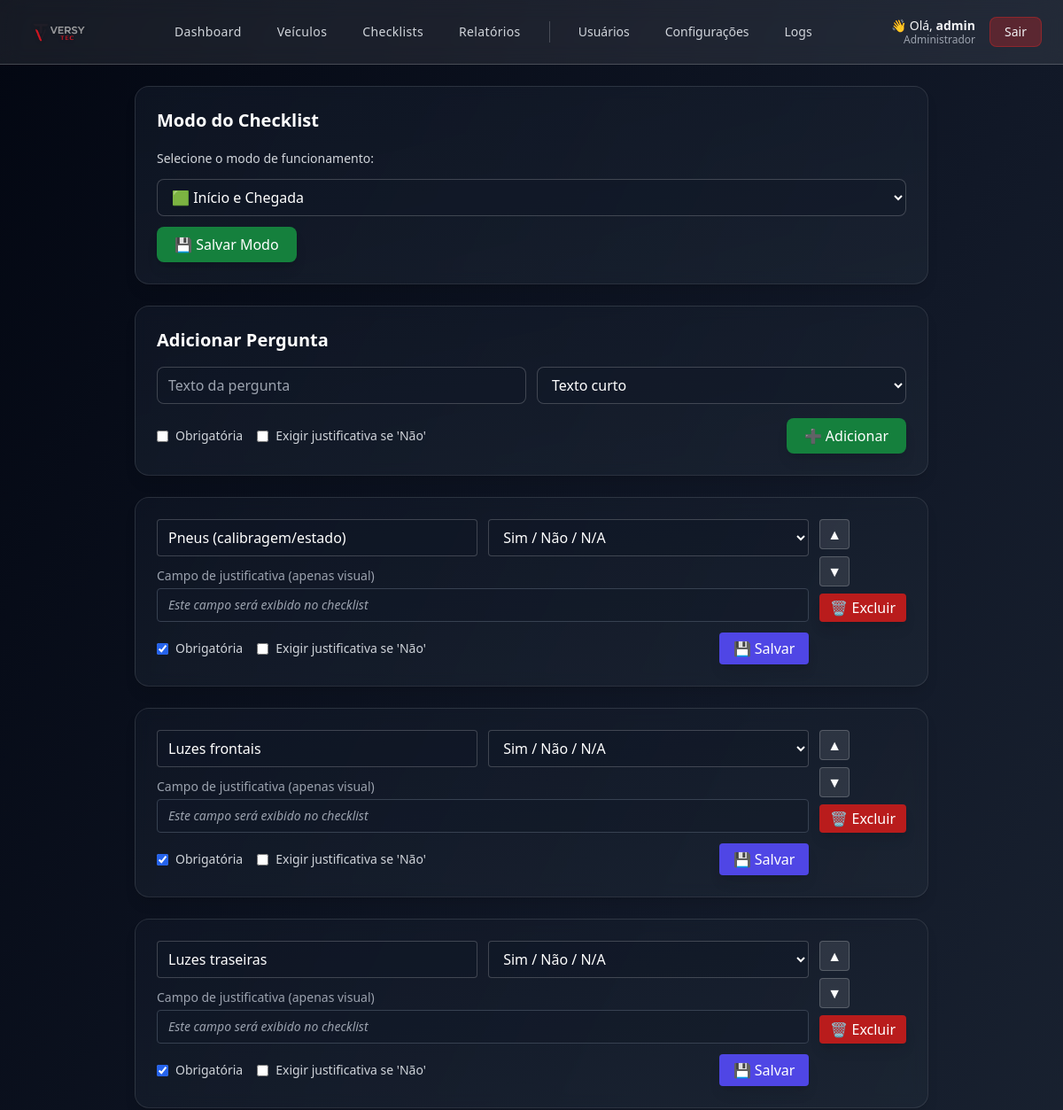
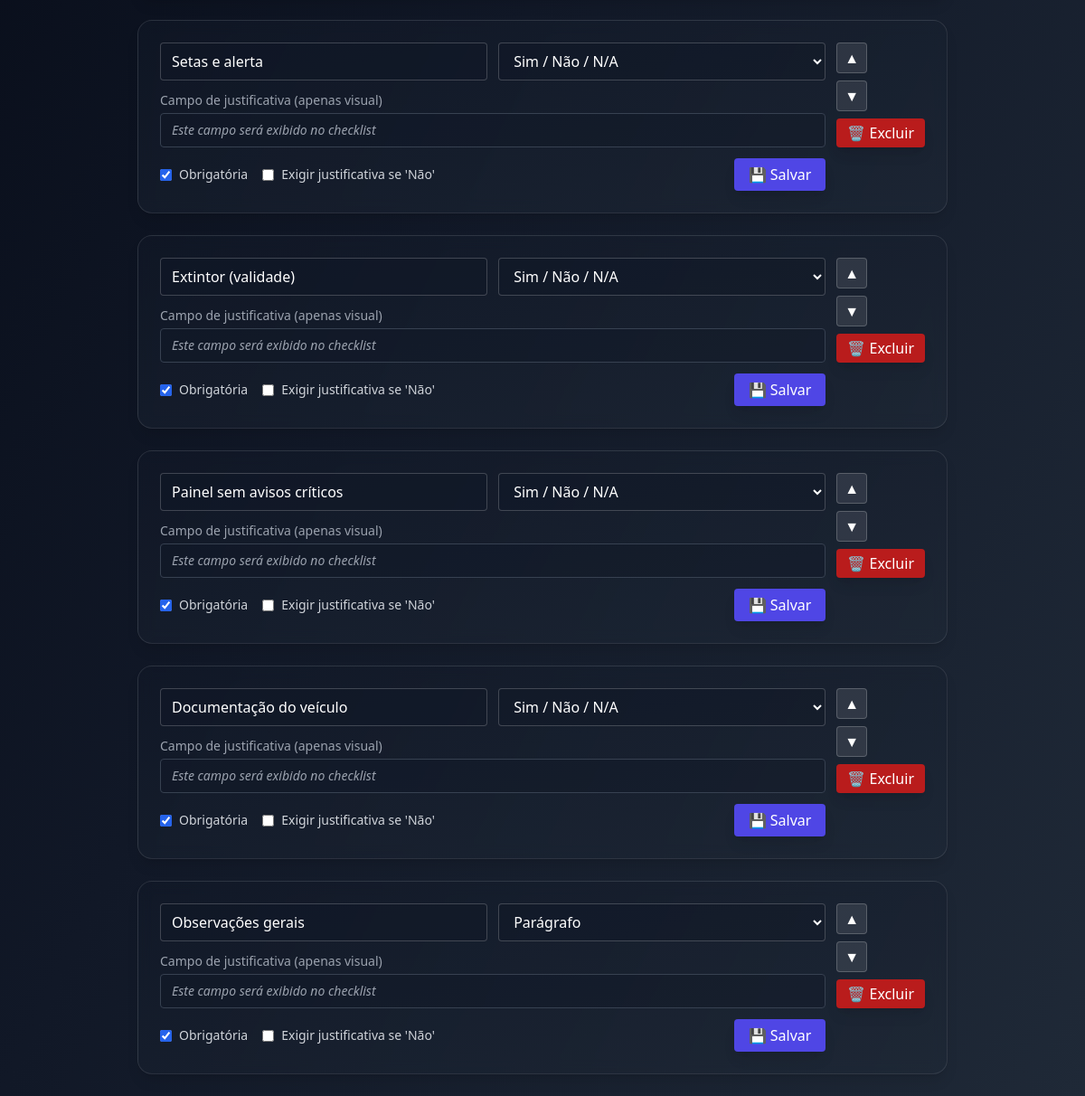
/config-checklist (signed in), run on the app's committed database (2 pictures, top to bottom).
### app.py (models this page shows, shortened)
class User(UserMixin, db.Model):
    __tablename__ = "user"
    id = db.Column(db.Integer, primary_key=True)
    username = db.Column(db.String(80), unique=True, nullable=False)
    password_hash = db.Column(db.String(255), nullable=False)
    is_admin_legacy = db.Column("is_admin", db.Boolean, default=False)
    role = db.Column(db.String(20), default=None)
    @property
    def is_admin(self):
        if self.role is None:
            return bool(self.is_admin_legacy)
        return self.role == "admin"
    @property
    def is_supervisor(self):
        return self.role == "supervisor"
    @property
    def is_tech(self):
        if self.role is None and not self.is_admin_legacy:
            return True
        return self.role == "tech"

class SystemConfig(db.Model):
    __tablename__ = "system_config"
    id = db.Column(db.Integer, primary_key=True)
    mode = db.Column(db.String(20), default="start_only")

class ChecklistItem(db.Model):
    __tablename__ = "checklist_item"
    id = db.Column(db.Integer, primary_key=True)
    order = db.Column(db.Integer, default=0)
    text = db.Column(db.String(255), nullable=False)
    required = db.Column(db.Boolean, default=True)
    require_justif_no = db.Column(db.Boolean, default=False)
    type = db.Column(db.String(50), default="texto_curto")
    options = db.Column(db.Text)

### app.py (the view)
@app.route("/config-checklist")
@admin_required
def config_checklist():
    items = ChecklistItem.query.order_by(ChecklistItem.order.asc()).all()
    config = SystemConfig.query.first()
    if not config:
        config = SystemConfig(mode="start_only")
        db.session.add(config)
        db.session.commit()
    return render_template("config_checklist.html", items=items, config=config)

### app.py (called while the page is built)
@login_manager.user_loader
def load_user(uid):
    return User.query.get(int(uid))

def admin_required(view):
    @wraps(view)
    def wrapper(*args, **kwargs):
        if not current_user.is_authenticated:
            return redirect(url_for("login"))
        if not current_user.is_admin:
            flash("Acesso restrito ao administrador.", "error")
            if current_user.is_supervisor:
                return redirect(url_for("dashboard"))
            return redirect(url_for("checklist_mobile"))
        return view(*args, **kwargs)
    return wrapper

@app.context_processor
def inject_role_flags():
    return dict(
        ROLE_ADMIN=(current_user.is_authenticated and current_user.is_admin),
        ROLE_SUPERVISOR=(current_user.is_authenticated and current_user.is_supervisor),
        ROLE_TECH=(current_user.is_authenticated and current_user.is_tech)
    )

### templates/config_checklist.html (shortened to what this page needs)
{% extends 'layout.html' %}
{% set page_title = "Configurações do Checklist" %}
{% block content %}
<div class="max-w-4xl mx-auto space-y-6">
  <div class="bg-gradient-to-br from-gray-900/70 to-gray-800/60 border border-white/10 rounded-2xl shadow-lg p-6 backdrop-blur">
    <h2 class="text-xl font-bold mb-4 text-white">Modo do Checklist</h2>
    <form method="post" action="{{ url_for('config_checklist_mode') }}" class="space-y-3">
      <label class="text-gray-300 text-sm">Selecione o modo de funcionamento:</label>
      <select name="mode"
        class="border border-white/20 bg-gray-900/40 text-white rounded-lg px-3 py-2 w-full cursor-pointer">
        <option value="start_end" {% if config.mode=='start_end' %}selected{% endif %}>🟩 Início e Chegada</option>
      </select>
      <button
        class="bg-green-700 hover:bg-green-600 text-white rounded-lg px-5 py-2 transition shadow-lg hover:shadow-green-700/40">
        💾 Salvar Modo
      </button>
    </form>
  </div>
  <div class="bg-gradient-to-br from-gray-900/70 to-gray-800/60 border border-white/10 rounded-2xl shadow-lg p-6 backdrop-blur">
    <h2 class="text-xl font-bold mb-4 text-white">Adicionar Pergunta</h2>
    <form method="post" action="{{ url_for('config_checklist_new') }}" class="space-y-4" id="new-item-form">
      <div class="grid md:grid-cols-2 gap-3">
        <input name="text" placeholder="Texto da pergunta"
          class="border border-white/20 bg-gray-900/40 text-white rounded-lg px-3 py-2 focus:ring-2 focus:ring-blue-500 outline-none">
        <select name="type"
          class="border border-white/20 bg-gray-900/40 text-white rounded-lg px-3 py-2 type-select cursor-pointer"
          onchange="toggleOptions(this)">
          <option value="texto_curto">Texto curto</option>
        </select>
      </div>
      <div class="flex flex-wrap gap-4 items-center">
        <label class="inline-flex items-center gap-2 text-sm text-gray-300">
          <input type="checkbox" name="required" class="accent-blue-600"> Obrigatória
        </label>
        <label class="inline-flex items-center gap-2 text-sm text-gray-300">
          <input type="checkbox" name="require_justif_no" class="accent-yellow-500">
          Exigir justificativa se 'Não'
        </label>
        <button onclick="prepareOptions(this)"
          class="ml-auto bg-green-700 hover:bg-green-600 text-white rounded-lg px-5 py-2 shadow-lg hover:shadow-green-700/40">
          ➕ Adicionar
        </button>
      </div>
    </form>
  </div>
  {% for it in items %}
  <div
    class="bg-gradient-to-br from-gray-900/60 to-gray-800/60 border border-white/10 rounded-2xl shadow-lg p-6 space-y-3 backdrop-blur">
    <div class="flex items-start justify-between gap-3">
      <div class="flex-1">
        <form method="post" action="{{ url_for('config_checklist_edit', iid=it.id) }}" class="space-y-3">
          <div class="grid md:grid-cols-2 gap-3">
            <input name="text" value="{{ it.text }}"
              class="border border-white/20 bg-gray-900/40 text-white rounded px-3 py-2 focus:ring-2 focus:ring-blue-500 outline-none">
            <select name="type" class="border border-white/20 bg-gray-900/40 text-white rounded px-3 py-2 type-select"
              onchange="toggleOptions(this)">
              <option value="paragrafo" {% if it.type=='paragrafo' %}selected{% endif %}>Parágrafo</option>
              <option value="sim_nao_na" {% if it.type=='sim_nao_na' %}selected{% endif %}>Sim / Não / N/A</option>
            </select>
          </div>
          <div>
            <label class="block text-sm text-gray-400 mb-1">Campo de justificativa (apenas visual)</label>
            <input type="text" disabled placeholder="Este campo será exibido no checklist"
              class="w-full bg-gray-900/40 border border-gray-700 text-gray-400 italic rounded px-3 py-2 text-sm">
          </div>
          <div class="flex flex-wrap items-center gap-4">
            <label class="inline-flex items-center gap-2 text-sm text-gray-300">
              <input type="checkbox" name="required" {% if it.required %}checked{% endif %} class="accent-blue-600">
              Obrigatória
            </label>
            <label class="inline-flex items-center gap-2 text-sm text-gray-300">
              <input type="checkbox" name="require_justif_no" {% if it.require_justif_no %}checked{% endif %}
                class="accent-yellow-500">
              Exigir justificativa se 'Não'
            </label>
            <button onclick="prepareOptions(this)"
              class="ml-auto bg-indigo-600 hover:bg-indigo-500 text-white rounded px-4 py-1.5 shadow-lg hover:shadow-indigo-700/40">
              💾 Salvar
            </button>
          </div>
        </form>
      </div>
      <div class="flex flex-col gap-2 shrink-0">
        <form method="post" action="{{ url_for('config_checklist_move', iid=it.id) }}">
          <button title="Mover para cima"
            class="bg-white/10 border border-white/20 text-white rounded px-2 py-1 hover:bg-white/20">▲</button>
        </form>
        <form method="post" action="{{ url_for('config_checklist_move', iid=it.id) }}">
          <button title="Mover para baixo"
            class="bg-white/10 border border-white/20 text-white rounded px-2 py-1 hover:bg-white/20">▼</button>
        </form>
        <form method="post" action="{{ url_for('config_checklist_del', iid=it.id) }}"
          onsubmit="return confirm('Excluir item?');">
          <button
            class="bg-red-700 hover:bg-red-600 text-white rounded px-3 py-1 shadow-lg hover:shadow-red-700/40">🗑
            Excluir</button>
        </form>
      </div>
    </div>
  </div>
  {% else %}
  <div class="text-center text-gray-400 text-sm mt-10">Nenhuma pergunta cadastrada ainda.</div>
  {% endfor %}
</div>
{% endblock %}

### templates/layout.html (shortened to what this page needs)
<!doctype html>
<html lang="pt-BR" class="h-full">
  <head>
    <script src="https://cdn.tailwindcss.com"></script>
  </head>
  <body class="min-h-screen bg-gradient-to-br from-gray-950 via-gray-900 to-gray-800 text-gray-100">
    <header class="glass border-b border-white/20 sticky top-0 z-50">
      <div class="max-w-7xl mx-auto px-6 py-2 flex items-center justify-between">
        <div class="flex items-center gap-3">
          <img src="{{ url_for('static', filename='logo.png') }}"
               class="h-14 w-auto object-contain drop-shadow"
               alt="Logo">
        </div>
        {% if current_user.is_authenticated and (ROLE_ADMIN or ROLE_SUPERVISOR) %}
        <nav class="hidden md:flex items-center gap-2 text-sm font-medium mx-auto">
          {% set menu_items = [
            ('Dashboard', 'dashboard'),
            ('Veículos', 'vehicles'),
            ('Checklists', 'checklists'),
            ('Relatórios', 'reports')
          ] %}
          {% for label, route in menu_items %}
            <a href="{{ url_for(route) }}"
               class="px-4 py-2 rounded-lg text-gray-300 hover:text-white
                      hover:bg-blue-600/20 font-medium tracking-wide">
              {{ label }}
            </a>
          {% endfor %}
          {% if ROLE_ADMIN %}
            <a href="{{ url_for('users') }}"
               class="px-4 py-2 rounded-lg text-gray-300 hover:text-white hover:bg-blue-600/20">
               Usuários
            </a>
            <a href="{{ url_for('config_checklist') }}"
               class="px-4 py-2 rounded-lg text-gray-300 hover:text-white hover:bg-blue-600/20">
               Configurações
            </a>
            <a href="{{ url_for('logs') }}"
               class="px-4 py-2 rounded-lg text-gray-300 hover:text-white hover:bg-yellow-600/20">
               Logs
            </a>
          {% endif %}
        </nav>
        {% endif %}
        <div class="flex items-center gap-4">
          {% if current_user.is_authenticated %}
            <div class="text-right leading-tight">
              <p class="text-sm text-gray-100">
                👋 Olá, <span class="font-semibold">{{ current_user.username }}</span>
              </p>
              <p class="text-xs text-gray-400 -mt-0.5">
                {% if ROLE_ADMIN %}Administrador{% elif ROLE_SUPERVISOR %}Supervisor{% else %}Técnico{% endif %}
              </p>
            </div>
            <a href="{{ url_for('logout') }}"
               class="px-4 py-1.5 rounded-lg text-sm bg-red-600/30 border border-red-600/40
                      hover:bg-red-600/40 hover:text-red-100">
              Sair
            </a>
          {% else %}
            <a href="{{ url_for('login') }}" class="text-sm hover:text-blue-400">
              Login
            </a>
          {% endif %}
        </div>
      </div>
    </header>
    <main class="max-w-7xl mx-auto px-6 py-6">
      {% block content %}{% endblock %}
    </main>
  </body>
</html>

### templates/layout.html (style rules this page uses)
* { transition: 0.15s ease-in-out; }
.glass { background: rgba(255, 255, 255, 0.08); backdrop-filter: blur(12px); }

### data on the page
User: username "admin"
SystemConfig: mode "🟩 Início e Chegada"
ChecklistItem: text "Pneus (calibragem/estado)", type "Sim / Não / N/A", required "☑"
ChecklistItem: text "Luzes frontais", type "Sim / Não / N/A", required "☑"
ChecklistItem: text "Luzes traseiras", type "Sim / Não / N/A", required "☑"
ChecklistItem: text "Setas e alerta", type "Sim / Não / N/A", required "☑"
ChecklistItem: text "Extintor (validade)", type "Sim / Não / N/A", required "☑"
ChecklistItem: text "Painel sem avisos críticos", type "Sim / Não / N/A", required "☑"
ChecklistItem: text "Documentação do veículo", type "Sim / Não / N/A", required "☑"
ChecklistItem: text "Observações gerais", type "Parágrafo", required "☑"

### other printed values
{{ label }} "Dashboard" "Veículos" "Checklists" "Relatórios"
